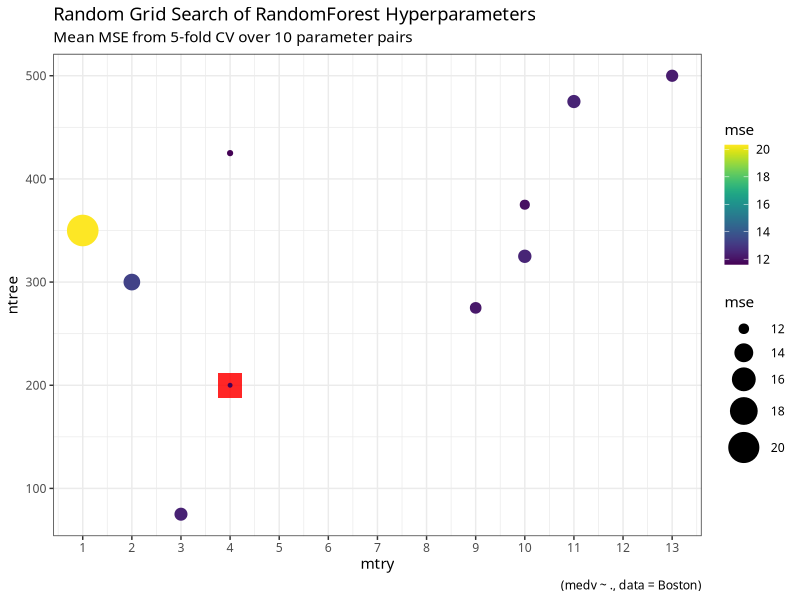

Write R code to recreate this figure. (Note: this script raises an error after producing the figure.)
### ------- Load Packages ---------- ###
library("tidyverse")
library("future")
library("randomForest")
library("rsample")
library("viridis")
### ------- Helper Functions for map() ---------- ###
# breaks CV splits into train (analysis) and test (assessmnet) sets
cv_helper <- function(data, params){
  d <- data %>%
    mutate(mtry  = params$mtry,
           ntree = params$ntree,
           train = map(splits, analysis),
           test  = map(splits, assessment)) %>%
    select(-splits)
}
# the main modeling helper. Trains and Tests RF model on each CV fold
rf_helper  <- function(folds){ 
  rf_model <- function(train,mtry,ntree,test){
    xtest  <- dplyr::select(test,-medv)
    ytest  <- test$medv
    m1 <- randomForest(medv ~., data=train,mtry=mtry,ntree=ntree,
                       xtest=xtest,ytest=ytest,keep.forest=TRUE)
  }
  # prediction function can go here and map in below
  m <- folds %>%
    mutate(model = pmap(list(train,mtry,ntree,test),rf_model))
}
# Extracts test set MSE from RF Model and averages MSE from each tree
MSE_helper <- function(model){
  err_helper <- function(rf){
    mse <- mean(rf$test$mse)
  }
  m2 <- model %>%
    mutate(mse = map_dbl(model, err_helper)) %>%
    dplyr::select(mse)
  mean(m2$mse)
}

### ------- Load Data & Set Parameters ---------- ###
data <- MASS::Boston
searches <- 10 # number of random grid searches
max_trees <- 500
cv_folds <- 5

### -------------------- START non parallel version --------------- ###
# Fit and evaluate all grid searches
model_fits <- seq_len(searches) %>%
  tibble(
    id = .,
    ntree = sample(c(1,seq(25,max_trees,25)),length(id),replace = T),
    mtry  = sample(seq(1,ncol(data)-1,1),length(id),replace = T)
  ) %>%
  nest(-id, .key = "params") %>%
  mutate(splits = list(rsample::vfold_cv(data,cv_folds)), # same resamples in each
         folds  = map2(splits, params, cv_helper),
         model  = map(folds, rf_helper),        # <- non-parallel version
         mse    = map_dbl(model, MSE_helper)) 
# reshape for plotting
MSE_plot <- model_fits %>%
  mutate(mtry   = map_dbl(params, "mtry"),
         ntree  = map_dbl(params, "ntree")) %>%
  dplyr::select(mtry, ntree, mse) %>%
  group_by(mtry, ntree) %>%
  summarise(mse = mean(mse))
# plot results
ggplot() +
  geom_point(data = filter(MSE_plot, mse == min(MSE_plot$mse)),
             aes(x=mtry,y=ntree), color = "red", 
             size = 8, shape = 15, alpha = 0.85) +
  geom_point(data = MSE_plot, aes(x=mtry,y=ntree, size = mse, color = mse)) +
  scale_size(range = c(1,10)) +
  scale_x_continuous(breaks = scales::pretty_breaks(n=ncol(data)-1)) +
  scale_color_viridis() +
  labs(title = "Random Grid Search of RandomForest Hyperparameters",
       subtitle = paste0("Mean MSE from ", cv_folds, "-fold CV over ",
                         searches, " parameter pairs"),
       caption = "(medv ~ ., data = Boston)") +
  theme_bw() +
  theme(
    text = element_text(family = "Iosevka")
  )

### -------------------- START parallel version --------------- ###
future::plan(multisession) # <- setup parallel backend
# Fit and evaluate all grid searches
model_fits <- seq_len(searches) %>%
  tibble(id    = .,
         ntree = sample(c(1,seq(25,max_trees,25)),length(id),replace = T),
         mtry  = sample(seq(1,ncol(data)-1,1),length(id),replace = T)) %>%
  nest(-id, .key = "params") %>%
  mutate(folds  = list(rsample::vfold_cv(data,cv_folds)),
         folds  = map2(folds, params, cv_helper)) %>%
  mutate(model  = map(folds, ~future::future(rf_helper(.x)))) %>%
  mutate(model  = map(model, ~future::value(.x)),
         mse    = map_dbl(model, MSE_helper))
# reshape for plotting
MSE_plot <- model_fits %>%
  mutate(mtry   = map_dbl(params, "mtry"),
         ntree  = map_dbl(params, "ntree")) %>%
  dplyr::select(mtry, ntree, mse) %>%
  group_by(mtry, ntree) %>%
  summarise(mse = mean(mse))
# plot results
ggplot(data = MSE_plot, aes(x=mtry,y=ntree)) +
  geom_point(data = filter(MSE_plot, mse == min(MSE_plot$mse)),
             aes(x=mtry,y=ntree), color = "red", 
             size = 8, shape = 15, alpha = 0.85) +
  geom_point(data = MSE_plot, aes(x=mtry,y=ntree, size = mse, color = mse)) +
  scale_size(range = c(1,10)) +
  scale_x_continuous(breaks = scales::pretty_breaks(n=ncol(data)-1)) +
  scale_color_viridis() +
  labs(title = "Random Grid Search of RandomForest Hyperparameters",
       subtitle = paste0("Mean MSE from ", cv_folds, "-fold CV over ",
                          searches, " parameter pairs"),
       caption = "(medv ~ ., data = Boston)") +
  theme_bw() +
  theme(
    text = element_text(family = "Iosevka")
  )
### -------------------- END parallel version --------------- ###

# write.csv(MSE_plot)

## working bootstrap version
rf_helper <- function(data, params){ # <- for bootsrap resamples only
  d <- rsample::analysis(data$splits[[1]])
  mtry  <- params$mtry
  ntree <- params$ntree
  m1 <- randomForest(Species ~ ., data = d, mtry = mtry, ntree = ntree)
}
rf_pred <- function(data, model){
  d <- rsample::assessment(data$splits[[1]])
  pred <- predict(model, newdata = d)
}
model_fits_bootstrap <- seq(1:10) %>%
  tibble(
    id = .,
    ntree = sample(seq(1,500,25),length(id),replace = T),
    mtry  = sample(seq(1,4,1),length(id),replace = T)
  ) %>%
  nest(-id, .key = "params") %>%
  mutate(data   = list(rsample::bootstraps(iris,1)), # same resamples in each
         model  = map2(data, params, rf_helper),
         pred   = map2(data, model , rf_pred)) 
